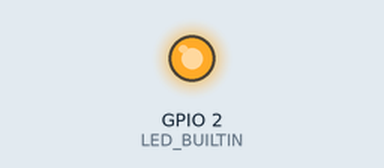
The sketch below on a simulated ESP8266 (NodeMCU). Shown: output pins drawn as LEDs (lit = HIGH, except the on-board LED, lit = LOW). Dashed ring = blinking. A WiFi scan finds three made-up networks; what the sketch prints to the serial monitor is not drawn.

Above: at 0.3 s.
At 2.63 s:
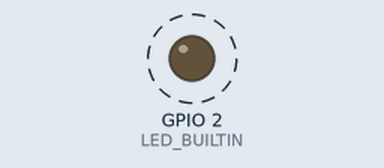
Timing chart, 0 to 3.1 s (numbered marks = the images above):
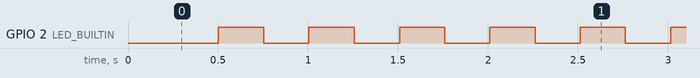

Measured:
- by itself, GPIO 2 (LED_BUILTIN): alternates HIGH for 0.25 s and LOW for 0.25 s

The sketch:

scan.ino
```cpp
#include "ESP8266WiFi.h"

#define BLINK_PERIOD 250
long lastBlinkMillis;
boolean ledState;

#define SCAN_PERIOD 5000
long lastScanMillis;


void setup()
 {
  Serial.begin(115200);
  Serial.println();

  pinMode(LED_BUILTIN, OUTPUT);

  WiFi.mode(WIFI_STA);
  WiFi.disconnect();
  delay(100);
}

void loop()
{
  long currentMillis = millis();

  // blink LED
  if (currentMillis - lastBlinkMillis > BLINK_PERIOD)
  {
    digitalWrite(LED_BUILTIN, ledState);
    ledState = !ledState;
    lastBlinkMillis = currentMillis;
  }

  // trigger Wi-Fi network scan
  if (currentMillis - lastScanMillis > SCAN_PERIOD)
  {
    WiFi.scanNetworks(true);
    Serial.print("\nScan start ... ");
    lastScanMillis = currentMillis;
  }

  // print out Wi-Fi network scan result upon completion
  int n = WiFi.scanComplete();
  if(n >= 0)
  {
    Serial.printf("%d network(s) found\n", n);
    for (int i = 0; i < n; i++)
    {
      Serial.printf("%d: %s, Ch:%d (%ddBm) %s\n", i+1, WiFi.SSID(i).c_str(), WiFi.channel(i), WiFi.RSSI(i), WiFi.encryptionType(i) == ENC_TYPE_NONE ? "open" : "");
    }
    WiFi.scanDelete();
  }
}
```
